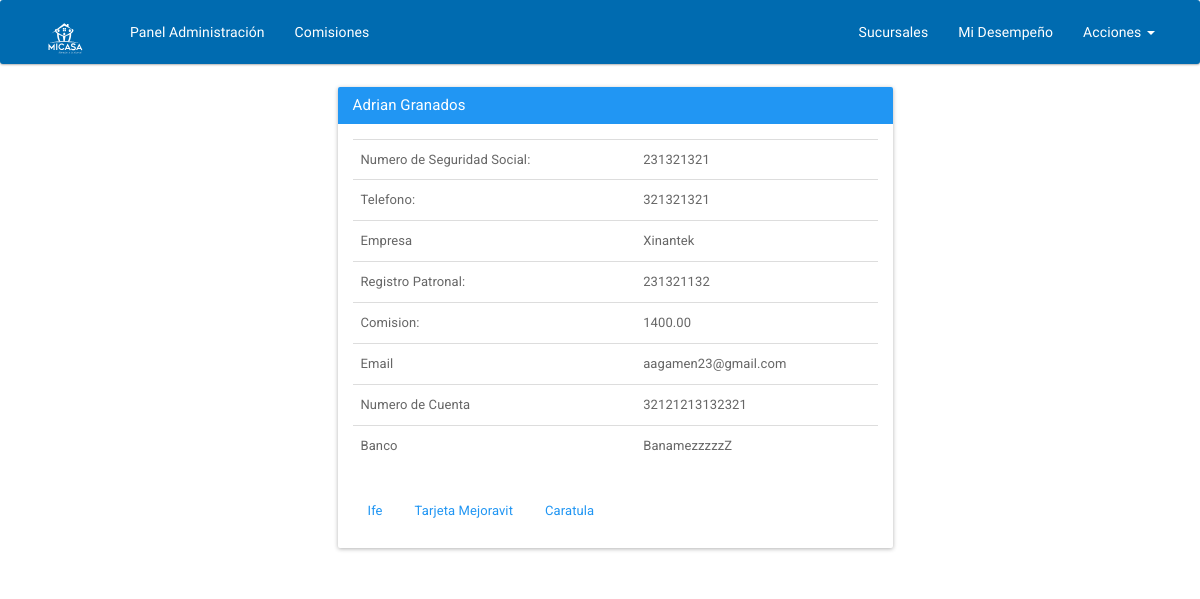
/cliente/perfil/9, run on the app's committed database.
### app/models.py (models this page shows, shortened)
class PrimerRegistro(models.Model):
    nombre = models.CharField(max_length=55)
    apellidos = models.CharField(max_length=80)
    calle = models.CharField(max_length=80, null=True)
    numero = models.CharField(max_length=20, null=True)
    colonia_fraccionamiento = models.CharField('Colonia o Fraccionamiento',max_length=200, null=True)
    municipio_delegacion = models.CharField('Municio o Deledación', max_length=200, null=True)
    endidad = models.CharField(max_length=50, null=True)
    cp = models.CharField(max_length=20, null=True)
    nss = models.CharField( 'nss', max_length=11, null=True)
    telefono = models.PositiveIntegerField('teléfono', )
    empresa = models.CharField(max_length=254)
    registro_patronal = models.CharField(max_length=15)
    comision = models.DecimalField('comisión', max_digits=7, decimal_places=2)
    fecha = models.DateTimeField(auto_now_add=True, null=True)
    email = models.EmailField()
    numero_de_cuenta = models.CharField('número de cuenta', max_length=16)
    banco = models.CharField(max_length=15)
    operador = models.ForeignKey(User, null=True, blank=True)
    class Meta:
        verbose_name_plural = 'Primer Registro'

### app/views.py (the view)
# urls.py: url(r'^cliente/perfil/(?P<id>\d+)', views.cliente_perfil, name='cliente_perfil'),
def cliente_perfil(request, id):
    obtenerClientePR = PrimerRegistro.objects.get(id=id)
    obtenerTgts = SegundoRegistro.objects.get(cliente__id = id)
    return render(request, 'perfil/peril-cliente.html', {'primer':obtenerClientePR,
                                                         'segundo': obtenerTgts})

### app/templates/perfil/peril-cliente.html
{% extends "base/base-gael.html" %}
{% block contenido %}
    <div class="container">
      <div class="row">
        <div class="col-xs-12 col-sm-12 col-md-6 col-lg-6 col-xs-offset-0 col-sm-offset-0 col-md-offset-3 col-lg-offset-3 toppad" >
          <div class="panel panel-primary">
            <div class="panel-heading">
              <h3 class="panel-title">{{ primer.nombre }} {{ primer.apellidos }}</h3>
            </div>
            <div class="panel-body">
              <div class="row">
                <div class=" col-md-12 col-lg-12 ">
                  <table class="table table-user-information">
                    <tbody>
                      <tr>
                        <td>Numero de Seguridad Social:</td>
                        <td>{{ primer.nss }}</td>
                      </tr>
                      <tr>
                        <td>Telefono:</td>
                        <td>{{ primer.telefono }}</td>
                      </tr>
                      <tr>
                        <td>Empresa</td>
                        <td>{{ primer.empresa }}</td>
                      </tr>
                      <tr>
                        <td>Registro Patronal:</td>
                        <td>{{ primer.registro_patronal }}</td>
                      </tr>
                      <tr>
                        <td>Comision:</td>
                        <td>{{ primer.comision }}</td>
                      </tr>
                      <tr>
                        <td>Email</td>
                        <td>{{ primer.email }}</td>
                      </tr>
                      <tr>
                        <td>Numero de Cuenta</td>
                        <td>{{ primer.numero_de_cuenta }}</td>
                      </tr>
                      <tr>
                        <td>Banco</td>
                        <td>{{ primer.banco }}</td>
                      </tr>
                    </tbody>
                  </table>
                  <ul class="nav nav-pills">
                    <li role="presentation"><a href="{{ MEDIA_URL }}{{ segundo.ife.url }}">Ife</a></li>
                      <li role="presentation" ><a href="{{ MEDIA_URL }}{{ segundo.tarjeta_de_mejoravit.url }}">Tarjeta Mejoravit</a></li>
                      <li role="presentation" ><a href="{{ MEDIA_URL }}{{ segundo.caratula.url }}">Caratula</a></li>
                  </ul>
                </div>
              </div>
            </div>
          </div>
        </div>
      </div>
    </div>
{% endblock %}

### data on the page
PrimerRegistro: nombre "Adrian", apellidos "Granados", nss "231321321", telefono "321321321", empresa "Xinantek", registro_patronal "231321132", comision "1400.00", email "aagamen23@gmail.com", numero_de_cuenta "32121213132321", banco "BanamezzzzzZ"
